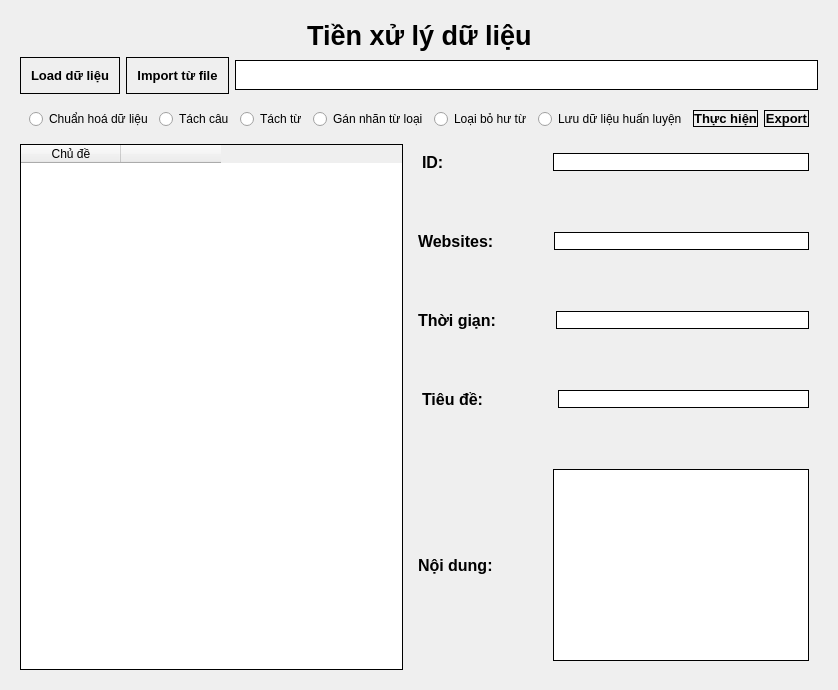
         <widget class="QWidget" name="pre_data_page">
          <layout class="QGridLayout" name="gridLayout_3">
           <item row="0" column="0">
            <widget class="QWidget" name="widget_7" native="true">
             <property name="styleSheet">
              <string notr="true">QPushButton {
	border-style: outset;
    border-width: 1px;
    border-color: black;
}

QLineEdit {
	border-style: outset;
    border-width: 1px;
    border-color: #fff3;
}</string>
             </property>
             <layout class="QGridLayout" name="gridLayout_2">
              <item row="0" column="0">
               <layout class="QHBoxLayout" name="horizontalLayout_21">
                <item>
                 <spacer name="horizontalSpacer_3">
                  <property name="orientation">
                   <enum>Qt::Orientation::Horizontal</enum>
                  </property>
                  <property name="sizeHint" stdset="0">
                   <size>
                    <width>228</width>
                    <height>20</height>
                   </size>
                  </property>
                 </spacer>
                </item>
                <item>
                 <widget class="QLabel" name="label_11">
                  <property name="font">
                   <font>
                    <pointsize>20</pointsize>
                    <bold>true</bold>
                   </font>
                  </property>
                  <property name="text">
                   <string>Tiền xử lý dữ liệu</string>
                  </property>
                 </widget>
                </item>
                <item>
                 <spacer name="horizontalSpacer_4">
                  <property name="orientation">
                   <enum>Qt::Orientation::Horizontal</enum>
                  </property>
                  <property name="sizeHint" stdset="0">
                   <size>
                    <width>228</width>
                    <height>20</height>
                   </size>
                  </property>
                 </spacer>
                </item>
               </layout>
              </item>
              <item row="1" column="0">
               <layout class="QHBoxLayout" name="horizontalLayout_13">
                <item>
                 <widget class="QPushButton" name="pushButton_3">
                  <property name="font">
                   <font>
                    <pointsize>10</pointsize>
                    <bold>true</bold>
                   </font>
                  </property>
                  <property name="styleSheet">
                   <string notr="true">padding: 10px</string>
                  </property>
                  <property name="text">
                   <string>Load dữ liệu</string>
                  </property>
                 </widget>
                </item>
                <item>
                 <widget class="QPushButton" name="pushButton_4">
                  <property name="font">
                   <font>
                    <pointsize>10</pointsize>
                    <bold>true</bold>
                   </font>
                  </property>
                  <property name="styleSheet">
                   <string notr="true">padding: 10px</string>
                  </property>
                  <property name="text">
                   <string>Import từ file</string>
                  </property>
                 </widget>
                </item>
                <item>
                 <widget class="QLineEdit" name="lineEdit_5">
                  <property name="styleSheet">
                   <string notr="true">padding: 6px</string>
                  </property>
                 </widget>
                </item>
               </layout>
              </item>
              <item row="2" column="0">
               <widget class="QWidget" name="widget_8" native="true">
                <layout class="QHBoxLayout" name="horizontalLayout_14">
                 <item>
                  <widget class="QRadioButton" name="radioButton_4">
                   <property name="text">
                    <string>Chuẩn hoá dữ liệu</string>
                   </property>
                  </widget>
                 </item>
                 <item>
                  <widget class="QRadioButton" name="radioButton_5">
                   <property name="text">
                    <string>Tách câu</string>
                   </property>
                  </widget>
                 </item>
                 <item>
                  <widget class="QRadioButton" name="radioButton_6">
                   <property name="text">
                    <string>Tách từ</string>
                   </property>
                  </widget>
                 </item>
                 <item>
                  <widget class="QRadioButton" name="radioButton_7">
                   <property name="text">
                    <string>Gán nhãn từ loại</string>
                   </property>
                  </widget>
                 </item>
                 <item>
                  <widget class="QRadioButton" name="radioButton_8">
                   <property name="text">
                    <string>Loại bỏ hư từ</string>
                   </property>
                  </widget>
                 </item>
                 <item>
                  <widget class="QRadioButton" name="radioButton_9">
                   <property name="text">
                    <string>Lưu dữ liệu huấn luyện</string>
                   </property>
                  </widget>
                 </item>
                 <item>
                  <widget class="QPushButton" name="pushButton_5">
                   <property name="font">
                    <font>
                     <pointsize>10</pointsize>
                     <bold>true</bold>
                    </font>
                   </property>
                   <property name="text">
                    <string>Thực hiện</string>
                   </property>
                  </widget>
                 </item>
                 <item>
                  <widget class="QPushButton" name="pushButton_6">
                   <property name="font">
                    <font>
                     <pointsize>10</pointsize>
                     <bold>true</bold>
                    </font>
                   </property>
                   <property name="text">
                    <string>Export</string>
                   </property>
                  </widget>
                 </item>
                </layout>
               </widget>
              </item>
              <item row="3" column="0">
               <layout class="QHBoxLayout" name="horizontalLayout_20">
                <item>
                 <widget class="QTableWidget" name="tableWidget_2">
                  <property name="styleSheet">
                   <string notr="true">QTableWidget {
	border-style: outset;
    border-width: 1px;
    border-color: black;
}</string>
                  </property>
                  <column>
                   <property name="text">
                    <string>Chủ đề</string>
                   </property>
                  </column>
                  <column>
                   <property name="text">
                    <string/>
                   </property>
                  </column>
                 </widget>
                </item>
                <item>
                 <widget class="QWidget" name="widget_21" native="true">
                  <property name="styleSheet">
                   <string notr="true">QLineEdit{
	border-style: outset;
    border-width: 1px;
    border-color: black;
}</string>
                  </property>
                  <layout class="QVBoxLayout" name="verticalLayout_3">
                   <property name="spacing">
                    <number>60</number>
                   </property>
                   <item>
                    <layout class="QHBoxLayout" name="horizontalLayout_15">
                     <item>
                      <widget class="QLabel" name="label_12">
                       <property name="font">
                        <font>
                         <pointsize>12</pointsize>
                         <bold>true</bold>
                        </font>
                       </property>
                       <property name="styleSheet">
                        <string notr="true">margin-right: 44px</string>
                       </property>
                       <property name="text">
                        <string>ID:</string>
                       </property>
                      </widget>
                     </item>
                     <item>
                      <widget class="QLineEdit" name="lineEdit_6"/>
                     </item>
                    </layout>
                   </item>
                   <item>
                    <layout class="QHBoxLayout" name="horizontalLayout_16">
                     <item>
                      <widget class="QLabel" name="label_13">
                       <property name="font">
                        <font>
                         <pointsize>12</pointsize>
                         <bold>true</bold>
                        </font>
                       </property>
                       <property name="styleSheet">
                        <string notr="true">margin-right: 0.4px</string>
                       </property>
                       <property name="text">
                        <string>Websites:</string>
                       </property>
                      </widget>
                     </item>
                     <item>
                      <widget class="QLineEdit" name="lineEdit_7"/>
                     </item>
                    </layout>
                   </item>
                   <item>
                    <layout class="QHBoxLayout" name="horizontalLayout_17">
                     <item>
                      <widget class="QLabel" name="label_14">
                       <property name="font">
                        <font>
                         <pointsize>12</pointsize>
                         <bold>true</bold>
                        </font>
                       </property>
                       <property name="text">
                        <string>Thời giạn:</string>
                       </property>
                      </widget>
                     </item>
                     <item>
                      <widget class="QLineEdit" name="lineEdit_8"/>
                     </item>
                    </layout>
                   </item>
                   <item>
                    <layout class="QHBoxLayout" name="horizontalLayout_18">
                     <item>
                      <widget class="QLabel" name="label_15">
                       <property name="font">
                        <font>
                         <pointsize>12</pointsize>
                         <bold>true</bold>
                        </font>
                       </property>
                       <property name="styleSheet">
                        <string notr="true">margin-right:10px</string>
                       </property>
                       <property name="text">
                        <string>Tiêu đề:</string>
                       </property>
                      </widget>
                     </item>
                     <item>
                      <widget class="QLineEdit" name="lineEdit_9"/>
                     </item>
                    </layout>
                   </item>
                   <item>
                    <layout class="QHBoxLayout" name="horizontalLayout_19">
                     <item>
                      <widget class="QLabel" name="label_16">
                       <property name="font">
                        <font>
                         <pointsize>12</pointsize>
                         <bold>true</bold>
                        </font>
                       </property>
                       <property name="text">
                        <string>Nội dung:</string>
                       </property>
                      </widget>
                     </item>
                     <item>
                      <widget class="QTextEdit" name="textEdit_2">
                       <property name="styleSheet">
                        <string notr="true">	border-style: outset;
    border-width: 1px;
    border-color: black;</string>
                       </property>
                      </widget>
                     </item>
                    </layout>
                   </item>
                  </layout>
                 </widget>
                </item>
               </layout>
              </item>
             </layout>
            </widget>
           </item>
          </layout>
         </widget>
